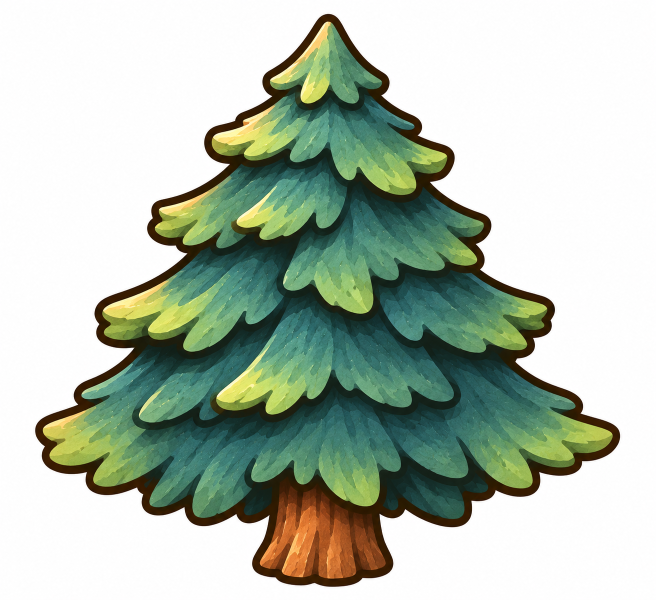
#> input picture art/scene/tree1.png, 1312 x 1199 px, found by its file name (shown at 1/2 size); the run also reads 1 picture not shown here
$ python terrain.py ../art/scene/bush.png ../art/scene/bush2.png
#> lines starting #> are read from the running program, lines starting #| are printed output that depends on the picture; after the words box and inside, x2 and y2 are one past the last pixel; in counts of white or black regions, pixels touching at a corner belong together
### build/paint2.py
# front-on painted hero castles: cut from white, drop the pale ground shadow, sharpen, add a firm dark outline so they sit with the pixel art
import sys,os,json,numpy as np
from PIL import Image,ImageFilter
from scipy import ndimage as ndi
def cutout(path,blank_top=0):
    im=np.asarray(Image.open(path).convert('RGB')).astype(float)
    if blank_top:im[:blank_top]=255
    mx=im.max(-1);mn=im.min(-1);lum=(im*[.3,.59,.11]).sum(-1);sat=(mx-mn)/np.maximum(mx,1)
    def edge_connected(mask):
        lab,_=ndi.label(mask);e=set(lab[0,:])|set(lab[-1,:])|set(lab[:,0])|set(lab[:,-1]);e.discard(0);return np.isin(lab,list(e))
    bg=edge_connected(mn>232)
    core=((sat>.22)|(lum<165))&~bg                     # real paint: coloured or dark; the hatched ground shadow is pale and grey
    core=ndi.binary_opening(core,iterations=2);core=ndi.binary_closing(core,iterations=6);solid=ndi.binary_fill_holes(core)
    solid=ndi.binary_opening(solid,iterations=3)
    lab,n=ndi.label(solid);sizes=ndi.sum(solid,lab,range(1,n+1));solid=lab==(1+int(np.argmax(sizes)))
    wl,wn=ndi.label((mn>236)&solid)
    if wn:
        ws=ndi.sum(np.ones_like(wl),wl,range(1,wn+1));solid&=~np.isin(wl,[i+1 for i,v in enumerate(ws) if v>260])
    a=ndi.gaussian_filter(np.where(solid,255.,0.),.9)
    res=Image.fromarray(np.dstack([im,a]).clip(0,255).astype('uint8'));return res.crop(res.getbbox())
# [5 lines left out: function finish, not called in this run]
def ruin(im):
    a=np.asarray(im).astype(float);l=(a[...,:3]*[.3,.59,.11]).sum(-1,keepdims=True);a[...,:3]=(l*.55+a[...,:3]*.15)*[1,.96,1.05];return Image.fromarray(a.clip(0,255).astype('uint8'))
# [8 lines that do not run on import are left out]

### build/flyers.py
# painted flying creatures (original art supplied by the game's owner): each source image holds three
# wing poses in a row (up, level, down) facing right. Cut them out, line the bodies up, and lay them
# out as a 4-frame flap loop: up, level, down, level.
import sys,os,json
import numpy as np
from PIL import Image,ImageFilter
from scipy import ndimage as ndi

K=2.5
# visible wingspan in map cells at the flyer's own in-game scale, so each sits at its old size
SIZE={'dragon':(1.9,1.15),'phoenix':(1.45,.9),'pegasus':(1.5,1.25),'bats':(.62,1),'wyrm':(2.0,1.2),'angel':(1.2,.8),'drake':(1.8,1.05),'imp':(1.0,1.05)}

def alpha_of(im):
    mn=im.min(-1)
    lab,_=ndi.label(mn>232);e=set(lab[0,:])|set(lab[-1,:])|set(lab[:,0])|set(lab[:,-1]);e.discard(0)
    bg=np.isin(lab,list(e))
    solid=~bg
    solid=ndi.binary_opening(solid,iterations=1)
    # holes of plain white enclosed by the figure (inside a halo, between wing and body) are background too
    wl,wn=ndi.label((mn>245)&solid)
    if wn:
        ws=ndi.sum(np.ones_like(wl),wl,range(1,wn+1));solid&=~np.isin(wl,[i+1 for i,v in enumerate(ws) if v>700])
    lab,n=ndi.label(solid)
    if n:
        sz=ndi.sum(solid,lab,range(1,n+1));solid=np.isin(lab,[i+1 for i,v in enumerate(sz) if v>=250])
    return ndi.gaussian_filter(np.where(solid,255.,0.),.8)

# [48 lines left out: functions split, body_shift, build, not called in this run]

# [7 lines that do not run on import are left out]

### build/gob.py
# painted goblins (original art supplied by the game's owner): each source holds four walk poses in a row,
# facing right. Cut them out, line up the heads and bodies, and lay them out as a 4-frame walk loop
# standing on its feet. Also the goblin camp, a single still image.
import sys,os,json
import numpy as np
from PIL import Image,ImageFilter
sys.path.insert(0,'/home/claude/pipe')
from flyers import alpha_of
from paint2 import cutout

K=2.5
# height in map cells each goblin is drawn at (its own in-game scale applied), close to the old sprites
HT={'grunt':1.0,'runner':.95,'swarm':.6,'tank':1.12,'brute':1.3,'shaman':1.02,'nest':1.15,'gold':.98,'boss':2.15}
SC={'grunt':.9,'runner':.85,'swarm':.58,'tank':1.35,'brute':1.2,'shaman':.9,'nest':1.3,'gold':1.1,'boss':2.1}

def split(a,n):
    cols=(a>40).sum(0)>0;runs=[];i=0;W=len(cols)
    while i<W:
        if not cols[i]:
            j=i
            while j<W and not cols[j]:j+=1
            if i>0 and j<W:runs.append((j-i,i,j))
            i=j
        else:i+=1
    runs=sorted(sorted(runs,reverse=True)[:n-1],key=lambda r:r[1])
    cuts=[0]+[(r[1]+r[2])//2 for r in runs]+[W]
    return [(cuts[k],cuts[k+1]) for k in range(n)]

# [36 lines left out: functions top_shift, build, not called in this run]

# [12 lines that do not run on import are left out]

### build/terrain.py
# painted scenery and ground (original art supplied by the game's owner):
# trees, bushes, rocks, sea rocks, a walking sheep, seamless grass / water textures, and
# edge-and-corner sheets for meadow patches, island sand and island grass, built from the painted textures
# in the exact 4x4 layout the game's auto() expects (col: left edge, middle, right edge, single; same for rows).
import sys,os,json,math
import numpy as np
from PIL import Image,ImageFilter
sys.path.insert(0,'/home/claude/pipe')
from paint2 import cutout
from flyers import alpha_of
from gob import split,top_shift

K=2.5
def save(im,OUT,n):im.save(os.path.join(OUT,n+'.png'),optimize=True)
def sharpen(im):
    rgb=im.convert('RGB').filter(ImageFilter.UnsharpMask(1.5,90,2)).convert('RGBA');rgb.putalpha(im.getchannel('A'));return rgb

def prop(im,hc,sc,ay_pad=1):
    # scale a cut-out so it stands hc map cells tall when drawn at in-game scale sc
    bb=im.getbbox();im=im.crop(bb);H=hc*64/sc;Q=int(round(H*K));P=int(round(Q*im.width/im.height))
    im=sharpen(im.resize((P,Q),Image.LANCZOS));return im,{'f':1,'w':P/K,'h':Q/K,'ax':P/K/2,'ay':Q/K-ay_pad,'s':1,'k':K}

def row(path,n):
    im=np.asarray(Image.open(path).convert('RGB')).astype(float);a=alpha_of(im);out=[]
    for x0,x1 in split(a,n):
        t=Image.fromarray(np.dstack([im[:,x0:x1],a[:,x0:x1]]).clip(0,255).astype('uint8'),'RGBA');out.append(t.crop(t.getbbox()))
    return out

def seamless(arr):
    # blend the texture with itself shifted by half, so its edges wrap without a visible seam
    h,w=arr.shape[:2];B=np.roll(np.roll(arr,h//2,0),w//2,1)
    y=np.linspace(0,1,h)[:,None];x=np.linspace(0,1,w)[None,:]
    m=np.minimum(np.minimum(x,1-x),np.minimum(y,1-y))*2;m=np.clip(m*2.2,0,1)[...,None]
    return arr*m+B*(1-m)

def tex(path,size,crop=None):
    im=Image.open(path).convert('RGB')
    if crop:im=im.crop(crop)
    a=seamless(np.asarray(im).astype(float));return Image.fromarray(a.clip(0,255).astype('uint8')).resize((size,size),Image.LANCZOS)

def sheet(texture,T,ink,ink_w,inset,amp,shade=None):
    # 4x4 edge sheet; texture is a T-px seamless tile
    tx=np.asarray(texture.convert('RGB')).astype(float)
    out=np.zeros((4*T,4*T,4))
    yy,xx=np.mgrid[0:T,0:T].astype(float)+.5
    wob=lambda t,ph:inset+amp*(np.sin(2*np.pi*(2*t/T)+ph)*.6+np.sin(2*np.pi*(3*t/T)+ph*1.7)*.4)
    r=T*.32
    for cy in range(4):
        for cx in range(4):
            L=cx in(0,3);R=cx in(2,3);U=cy in(0,3);D=cy in(2,3);BIG=1e9
            dl=xx-wob(yy,.3) if L else BIG+0*xx;dr=(T-xx)-wob(yy,1.1) if R else BIG+0*xx
            du=yy-wob(xx,2.0) if U else BIG+0*xx;dd=(T-yy)-wob(xx,2.9) if D else BIG+0*xx
            eff=np.minimum.reduce([dl,dr,du,dd])
            for a,b in((dl,du),(du,dr),(dr,dd),(dd,dl)):
                c=(a<r)&(b<r);e=r-np.hypot(r-a,r-b);eff=np.where(c,np.minimum(eff,e),eff)
            al=np.clip(eff+.5,0,1)
            col=tx.copy()
            if shade is not None:
                k=np.clip(1-eff/(T*.18),0,1)[...,None];col=col*(1-shade*k)
            ik=np.clip(1-np.abs(eff-ink_w/2)/(ink_w/2),0,1)[...,None]*(eff<ink_w*1.2)[...,None]
            col=col*(1-ik)+np.array(ink)[None,None,:]*ik
            out[cy*T:(cy+1)*T,cx*T:(cx+1)*T,:3]=col;out[cy*T:(cy+1)*T,cx*T:(cx+1)*T,3]=al*255
    return Image.fromarray(out.clip(0,255).astype('uint8'),'RGBA')

if __name__=='__main__':
    src,OUT=sys.argv[1],sys.argv[2];M={};P=lambda n:os.path.join(src,n)
    # props: (file, name, height in cells, in-game scale)
    for f,n,hc,sc in[('tree1.png','tree1',1.6,.66),('tree2.png','tree2',2.4,.66),('tree3.png','tree3',1.6,.66),('bush.png','bush',.6,.72),('bush2.png','bush2',.66,.72)]:
        im,m=prop(cutout(P(f)),hc,sc,2);save(im,OUT,n);M[n]=m
#> in edge_connected, `lab, _ = ndi.label(mask)`:
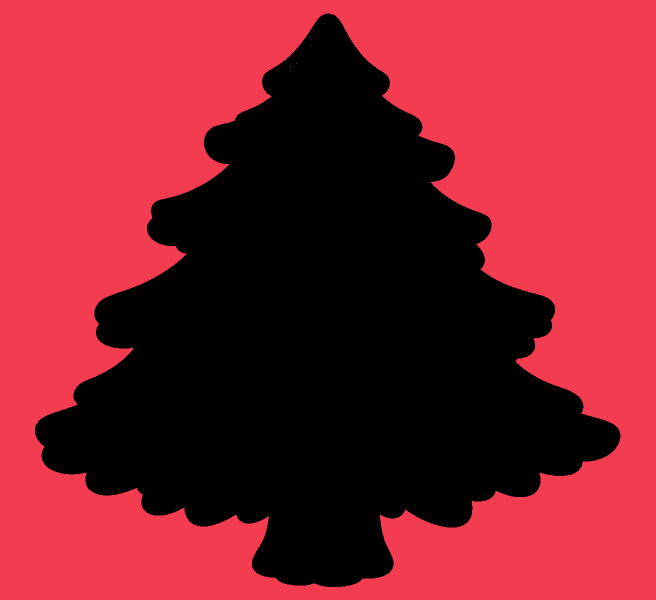
#> lab: shape (1199, 1312) int32 (shown at 1/2 size); 7 distinct labels, from 0 to 6; one colour per label, 0 black
#> in edge_connected, `lab, _ = ndi.label(mask)`:
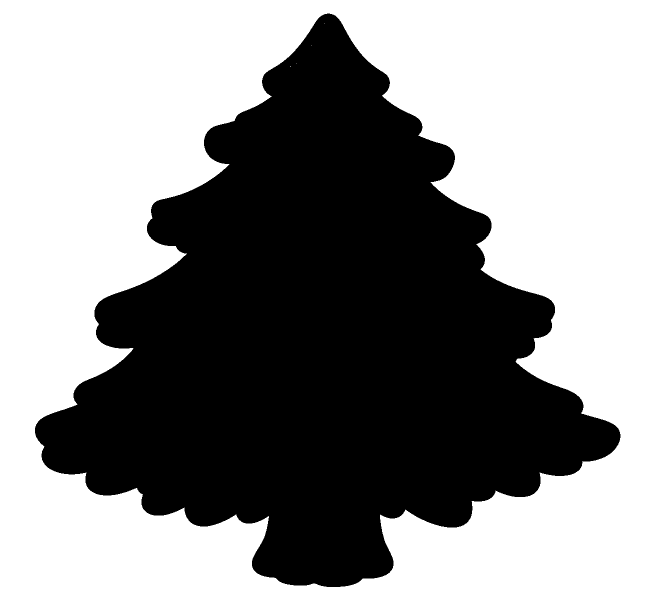
#> mask: shape (1199, 1312) bool (shown at 1/2 size); 55.9% white; 1 black region, box (x1, y1, x2, y2) and area: (70, 27, 1241, 1174) 693161
#> in edge_connected, `e = set(lab[0, :]) | set(lab[-1, :]) | set(lab[:, 0]) | set(lab[:, -1]`: e = 1 item
#> in edge_connected, `return np.isin(lab, list(e))`: returned value: shape (1199, 1312) bool; 55.9% white; 1 black region, box (x1, y1, x2, y2) and area: (70, 27, 1241, 1174) 693166
#> in cutout, `core=((sat>.22)|(lum<165))&~bg`: core: shape (1199, 1312) bool; 43.9% white; 5 white regions (4 under 20 px), largest, box (x1, y1, x2, y2) and area: (70, 28, 1240, 1174) 690239
#> in cutout, `core = ndi.binary_opening(core, iterations=2)`: core: shape (1199, 1312) bool; 43.9% white; 1 white region, box (x1, y1, x2, y2) and area: (70, 28, 1240, 1174) 690176
#> in cutout, `core = ndi.binary_closing(core, iterations=6)`:
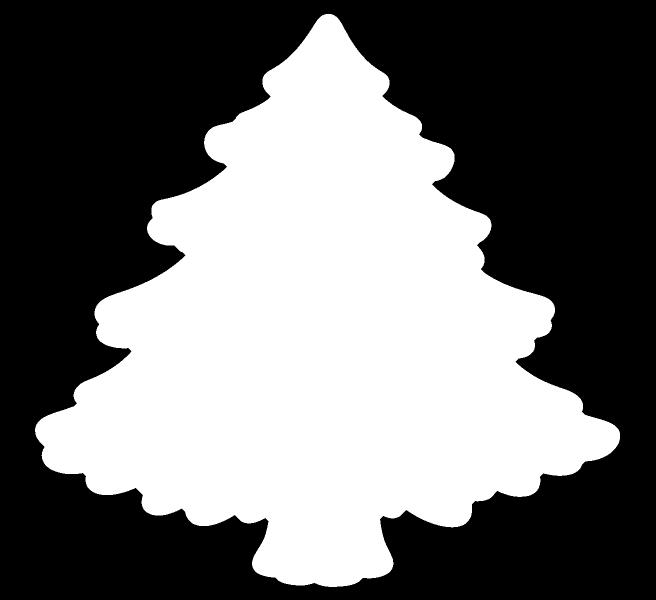
#> core: shape (1199, 1312) bool (shown at 1/2 size); 44% white; 1 white region, box (x1, y1, x2, y2) and area: (70, 28, 1240, 1174) 691712
#> in cutout, `lab, n = ndi.label(solid)`: n = 1
#> in cutout, `sizes = ndi.sum(solid, lab, range(1, n + 1))`: sizes = [691712]
#> in cutout, `wl,wn=ndi.label((mn>236)&solid)`:
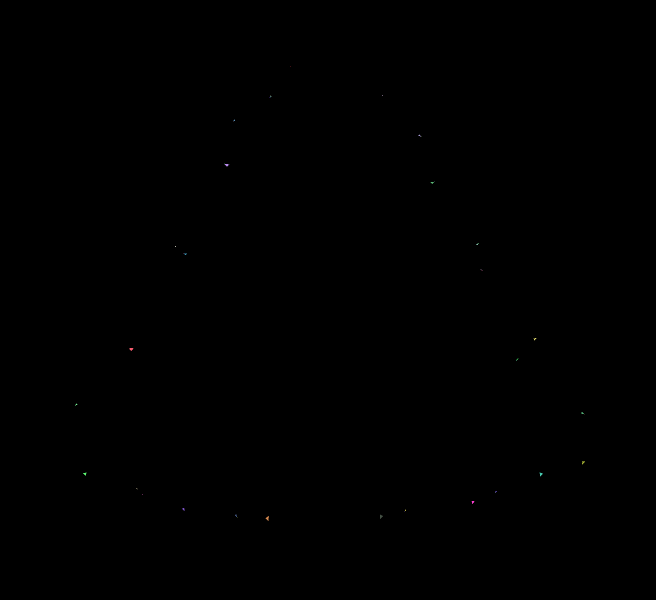
#> wl: shape (1199, 1312) int32 (shown at 1/2 size); 49 distinct labels, from 0 to 48; one colour per label, 0 black
#> in cutout, `wl,wn=ndi.label((mn>236)&solid)`: wn = 48
#> in cutout, `ws = ndi.sum(np.ones_like(wl), wl, range(1, wn + 1))`: ws = 48 values, max 34 at index 46, min 1 at index 0, mean 7.83
#> in cutout, `return res.crop(res.getbbox())`:
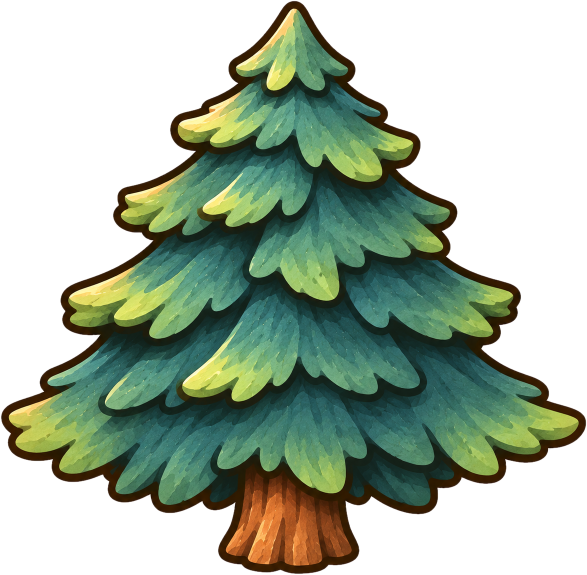
#> returned value: PIL image 1174x1150 RGBA (shown at 1/2 size); mean R, G, B, A 166.1, 180.5, 163.3, 130.6; transparent parts drawn white
#> in prop, `bb = im.getbbox()`: bb = (0, 0, 1174, 1150)
#> in sharpen, `rgb = im.convert('RGB').filter(ImageFilter.UnsharpMask(1.5, 90, 2)).co`:
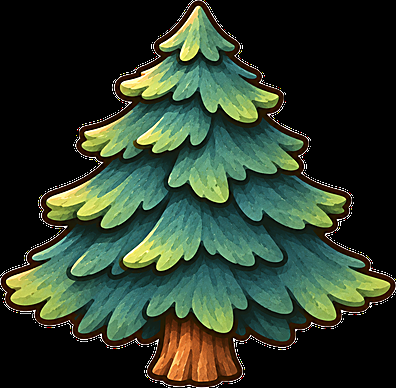
#> rgb: PIL image 396x388 RGBA; mean R, G, B, A 44.9, 59.3, 42.6, 255
#> in sharpen, `rgb.putalpha(im.getchannel('A'))`:
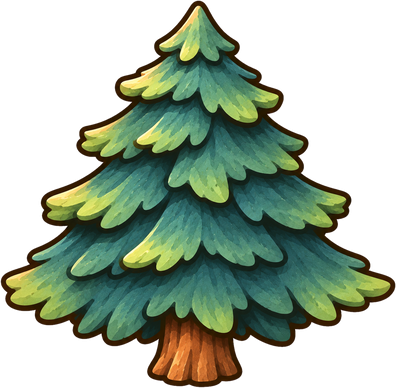
#> im: PIL image 396x388 RGBA; mean R, G, B, A 44.8, 59.1, 41.9, 130.6; transparent parts drawn white
#> after `im, m = prop(cutout(P(f)), hc, sc, 2)`: m = {'f': 1, 'w': 158.4, 'h': 155.2, 'ax': 79.2, 'ay': 153.2, 's': 1, 'k': 2.5}
#> pass 2 of the loop `for f,n,hc,sc in[('tree1.png','tree1',1.6,.66),('tree2.png','tree2',2...`:
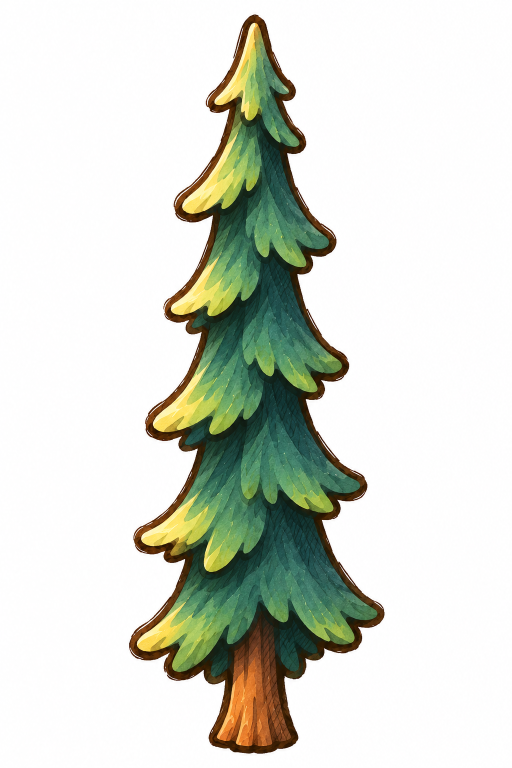
#> input picture art/scene/tree2.png, 1024 x 1536 px, found by its file name (shown at 1/2 size)
#> mx: shape (1536, 1024) float64
#> mn: shape (1536, 1024) float64
#> lum: shape (1536, 1024) float64
#> sat: shape (1536, 1024) float64
#> mask: shape (1536, 1024) bool; 75.8% white; 1 black region, box (x1, y1, x2, y2) and area: (258, 29, 769, 1508) 379994
#> solid: shape (1536, 1024) bool; 23.9% white; 1 white region, box (x1, y1, x2, y2) and area: (258, 29, 769, 1507) 375858
#> sizes = [375858]
#> in cutout (call 2), `wl,wn=ndi.label((mn>236)&solid)`:
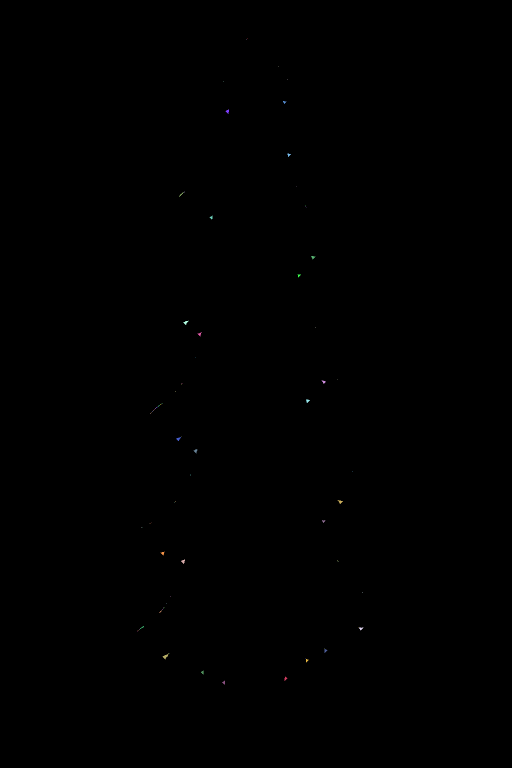
#> wl: shape (1536, 1024) int32 (shown at 1/2 size); 98 distinct labels, from 0 to 97; one colour per label, 0 black
#> in cutout (call 2), `wl,wn=ndi.label((mn>236)&solid)`: wn = 97
#> ws = 97 values, max 59 at index 91, min 1 at index 0, mean 8.57
#> a: shape (1536, 1024) float64
#> res: PIL image 1024x1536 RGBA
#> rgb: PIL image 202x582 RGBA
#> in sharpen (call 2), `rgb.putalpha(im.getchannel('A'))`:
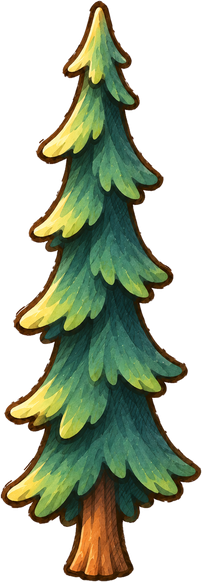
#> im: PIL image 202x582 RGBA; mean R, G, B, A 49, 57.5, 36.6, 125.6; transparent parts drawn white
#> m = {'f': 1, 'w': 80.8, 'h': 232.8, 'ax': 40.4, 'ay': 230.8, 's': 1, 'k': 2.5}
#> pass 3 of the loop `for f,n,hc,sc in[('tree1.png','tree1',1.6,.66),('tree2.png','tree2',2...`:
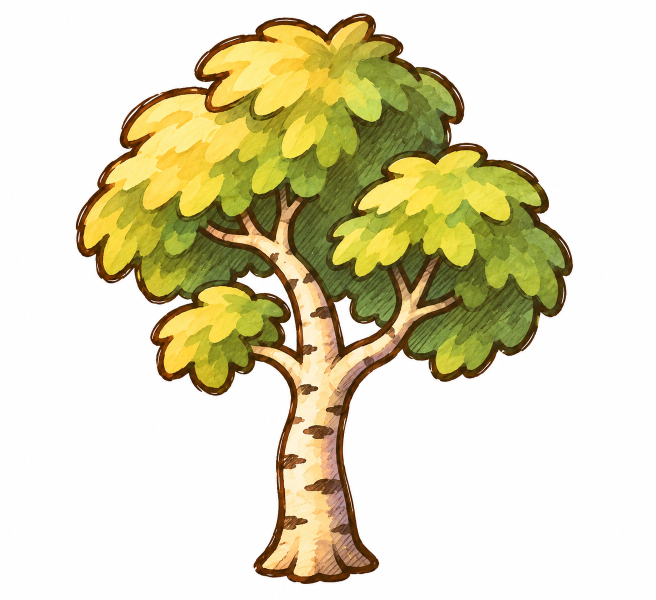
#> input picture art/scene/tree3.png, 1312 x 1199 px, found by its file name (shown at 1/2 size)
#> mx: shape (1199, 1312) float64
#> mn: shape (1199, 1312) float64
#> lum: shape (1199, 1312) float64
#> in cutout (call 3), `sat = (mx - mn) / np.maximum(mx, 1)`:
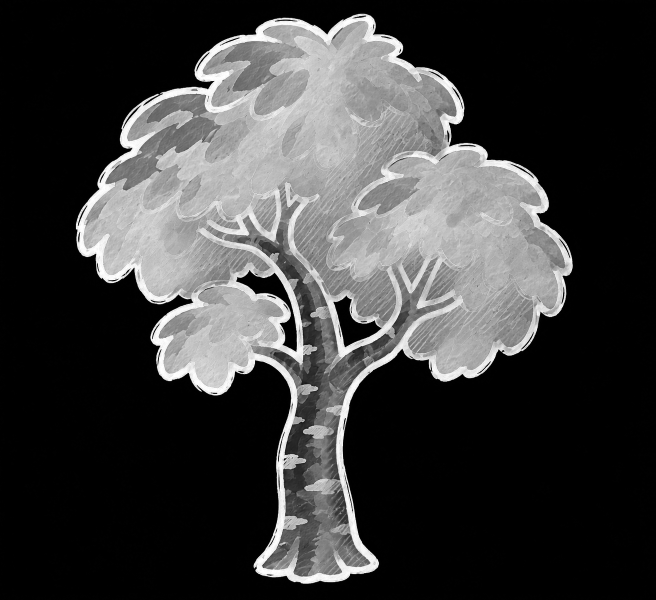
#> sat: shape (1199, 1312) float64 (shown at 1/2 size); min 0, max 1, mean 0.239
#> in edge_connected (call 3), `lab, _ = ndi.label(mask)`:
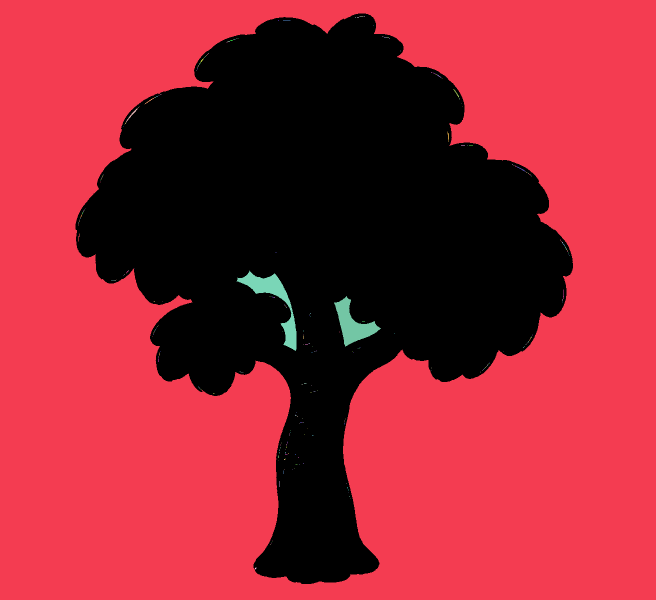
#> lab: shape (1199, 1312) int32 (shown at 1/2 size); 305 distinct labels, from 0 to 304; one colour per label, 0 black
#> sizes = [575472]
#> in cutout (call 3), `wl,wn=ndi.label((mn>236)&solid)`: wn = 303
#> ws = 303 values, max 4360 at index 148, min 1 at index 7, mean 30.67
#> m = {'f': 1, 'w': 135.2, 'h': 155.2, 'ax': 67.6, 'ay': 153.2, 's': 1, 'k': 2.5}
#> the loop made 5 passes; the first 3 are shown
    for i,(im,hc) in enumerate(zip(row(P('rocks.png'),4),(.32,.36,.26,.34))):
#> in alpha_of, `e = set(lab[0, :]) | set(lab[-1, :]) | set(lab[:, 0]) | set(lab[:, -1]`: e = 1 item
#> in alpha_of, `wl,wn=ndi.label((mn>245)&solid)`: wn = 0
#> in alpha_of, `lab,n=ndi.label(solid)`: n = 4
#> in alpha_of, `sz = ndi.sum(solid, lab, range(1, n + 1))`: sz = [263629, 96943, 135856, 99160]
#> in split, `i = 0`: i = 0
#> in split, `W = len(cols)`: W = 1536
#> in split, `runs=sorted(sorted(runs,reverse=True)[:n-1],key=lambda r:r[1])`: runs = [(23, 796, 819)]
#> in split, `cuts=[0]+[(r[1]+r[2])//2 for r in runs]+[W]`: cuts = [0, 807, 1536]
#> after the loop in row, `for x0,x1 in split(a,n):`: out = []
#> (the run stopped early here; a loop or call above may not have finished)
